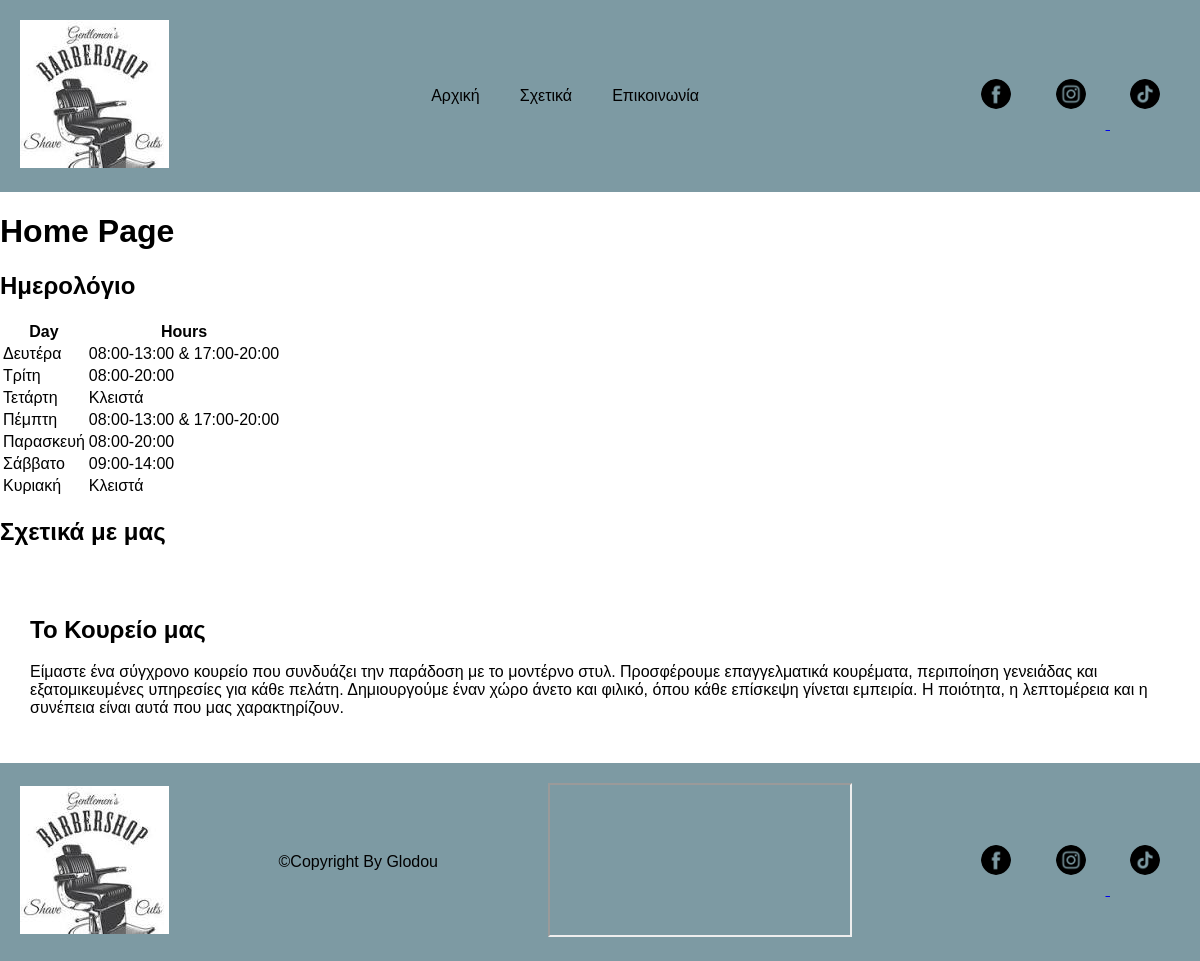
The page / on the database its author committed.
### tables this page shows
CREATE TABLE `calendar` (
  `calendar_id` int(11) NOT NULL,
  `day` varchar(50) DEFAULT NULL,
  `hours` varchar(100) DEFAULT NULL
);

CREATE TABLE `about` (
  `about_id` int(11) NOT NULL,
  `title` varchar(255) DEFAULT NULL,
  `content` text DEFAULT NULL
);

### index.php (the view, shortened to what this page needs)
<?php
include_once 'includes/header.php';
include 'db/config.php';
?>
    <div class="main">
        <h1>Home Page</h1>
    </div>
<h2> Ημερολόγιο</h2>
<table>
<tr>
<th>Day</th>
<th>Hours</th>
</tr>
<?php
$sql = "SELECT* FROM calendar";
$result = mysqli_query($conn,$sql);
while($row = mysqli_fetch_assoc($result))
{
echo "<tr>";
echo "<td>".$row ['day']."</td>";
echo "<td>".$row ['hours']."</td>";
echo "</tr>";
}
?>
</table>
<h2> Σχετικά με μας</h2>
<div class="about-container">
    <?php
$ab="SELECT* FROM about ORDER BY about_id DESC LIMIT 1";
$res=mysqli_query($conn,$ab);
$row=mysqli_fetch_assoc($res);
    ?>
    <div class="col">
    <h2><?php echo $row['title']; ?></h2>
    <p><?php echo $row['content']; ?></p>
    </div>
</div>
<?php include_once 'includes/footer.php'; ?>

### includes/header.php (shortened to what this page needs)
<!DOCTYPE html>
<html lang="en">
<head>
    <link rel="stylesheet" href="/koureio/css/style.css">
</head>
<body>
    <header>
        <div class="logo"><a href="/koureio/index.php"> <img src="/koureio/images/logo.jpg" alt=""></a > </div>
        <nav>
            <a href="/koureio/index.php">Αρχική</a>
            <a href="/koureio/about.php">Σχετικά</a>
            <a href="/koureio/contact.php">Επικοινωνία</a>
        </nav>
        <div class="social">
            <a href="#"><img src="/koureio/icons/facebook.png" alt=""></a>
            <a href="#"> <img src="/koureio/icons/instagram.png" alt=""> </a>
            <a href="#"> <img src="/koureio/icons/tiktok.png" alt=""></a>
        </div>
    </header>

### includes/footer.php (shortened to what this page needs)
<!DOCTYPE html>
<html lang="en">
<head>
    <link rel="stylesheet" href="/koureio/css/style.css">
</head>
<body>
<footer>
<div class="logo"><a href="/koureio/index.php"> <img src="/koureio/images/logo.jpg" alt=""></a > </div>
<div class="footer">
    <p>&copy;Copyright By Glodou</p>
</div>
<div class="map">
        <iframe src="https://maps.google.com/maps?q=thessaloniki&t=&z=13&ie=UTF8&iwloc=&output=embed"></iframe>
</div>
<div class="social">
            <a href="#"><img src="/koureio/icons/facebook.png" alt=""></a>
            <a href="#"> <img src="/koureio/icons/instagram.png" alt=""> </a>
            <a href="#"> <img src="/koureio/icons/tiktok.png" alt=""></a>
</div>
</footer>
</body>
</html>

### css/style.css (style rules this page uses)
body { font-family: Arial, Helvetica, sans-serif; margin: 0; }
header { background-color: rgb(125, 154, 163); padding: 20px; display: flex; justify-content: space-between; align-items: center; }
nav { display: flex; }
nav a { text-decoration: none; color: black; padding: 20px; }
.social a img { padding: 20px; flex-direction: row; width: 30px; border-radius: 50%; }
.about-container { display: flex; padding: 30px; gap: 20px; align-items: center; }
.col { flex: 1; }
footer { background-color: rgb(125, 154, 163); padding: 20px; display: flex; justify-content: space-between; align-items: center; }

### rows shown on the page
calendar: day "Δευτέρα", hours "08:00-13:00 & 17:00-20:00"
calendar: day "Τρίτη", hours "08:00-20:00"
calendar: day "Τετάρτη", hours "Κλειστά"
calendar: day "Πέμπτη", hours "08:00-13:00 & 17:00-20:00"
calendar: day "Παρασκευή", hours "08:00-20:00"
calendar: day "Σάββατο", hours "09:00-14:00"
calendar: day "Κυριακή", hours "Κλειστά"
about: title "Το Κουρείο μας", content "Είμαστε ένα σύγχρονο κουρείο που συνδυάζει την παράδοση με το μοντέρνο στυλ. Προσφέρουμε επαγγελματικά κουρέματα, περιποίηση γενειάδας και εξατομικευμένες υπηρεσίες για κάθε πελάτη. Δημιουργούμε έναν χώρο άνετο και φιλικό, όπου κάθε επίσκεψη γίνεται εμπειρία. Η ποιότητα, η λεπτομέρεια και η συνέπεια είναι αυτά που μας χαρακτηρίζουν."
